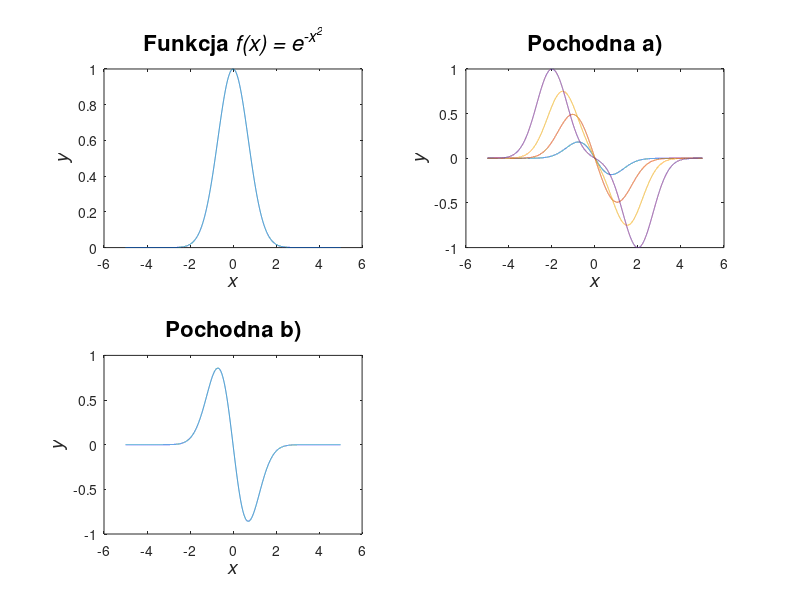
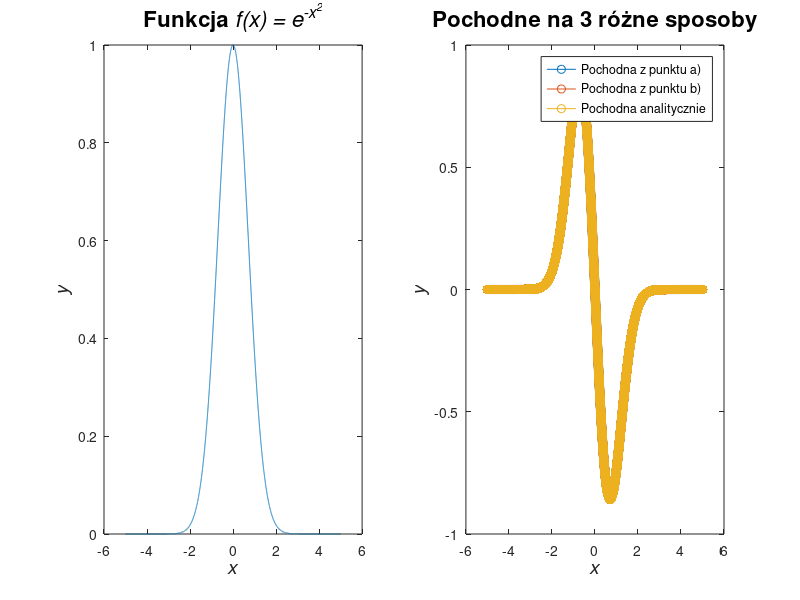

These figures' MATLAB source, in order:
x = [-5:.001:5];
f_x = exp(-x.^2);
subplot(2,2,1)
plot(x,f_x)
xlabel('\it{x}','FontSize', 14)
ylabel('\it{y}','FontSize', 14)
title('Funkcja \it{f(x) = e^{-x^2}}','FontSize', 16)
subplot(2,2,2)
for h = 0.5:0.5:2
f_x2 = (exp(-(x+h).^2) - exp(-(x-h).^2))./2.*h
plot(x, f_x2)
hold on
end
xlabel('\it{x}','FontSize', 14)
ylabel('\it{y}','FontSize', 14)
title('Pochodna a)','FontSize', 16)
hold off
subplot(2,2,3)
f_x3 = diff(f_x)./(diff(x-0.0005))
f_x3(10001) = 0
plot(x, f_x3)
xlabel('\it{x}','FontSize', 14)
ylabel('\it{y}','FontSize', 14)
title('Pochodna b)','FontSize', 16)
figure
subplot(1,2,1)
plot(x,f_x)
xlabel('\it{x}','FontSize', 14)
ylabel('\it{y}','FontSize', 14)
title('Funkcja \it{f(x) = e^{-x^2}}','FontSize', 16)
subplot(1,2,2)
f_x2 = (exp(-(x+0.01).^2) - exp(-(x-0.01).^2))./(2.*0.01)
plot(x, f_x2,"-o")
hold on
plot(x, f_x3,"-o")
f_x4 = -2.*x.*f_x
plot(x,f_x4,"-o")
xlabel('\it{x}','FontSize', 14)
ylabel('\it{y}','FontSize', 14)
title('Pochodne na 3 różne sposoby','FontSize', 16)
legend('Pochodna z punktu a)','Pochodna z punktu b)','Pochodna analitycznie')



